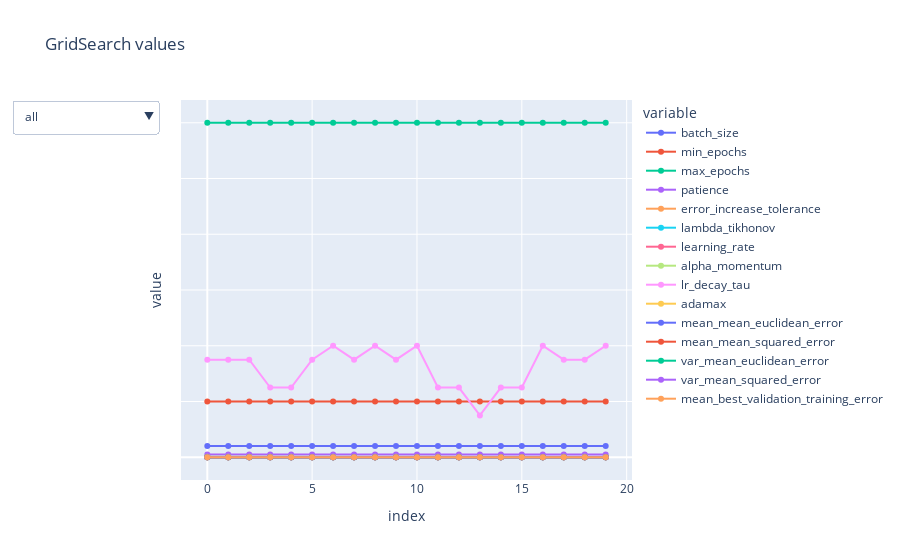

Notebook code cell kept with this figure:
### Code cell
plot_gs(gs_results_clean[numerical_col].iloc[:20], 'GridSearch values')

### Figure 1 — Plotly figure (JSON) as saved in the notebook; plotly's stock layout.template omitted (floating-point values rounded to 4 significant figures)
{"data": [{"legendgroup": "batch_size", "line": {"color": "#636efa", "dash": "solid"}, "marker": {"symbol": "circle"}, "mode": "markers+lines", "name": "batch_size", "orientation": "v", "showlegend": true, "type": "scatter", "x": [0, 1, 2, 3, 4, 5, 6, 7, 8, 9, 10, 11, 12, 13, 14, 15, 16, 17, 18, 19], "xaxis": "x", "y": [20, 20, 20, 20, 20, 20, 20, 20, 20, 20, 20, 20, 20, 20, 20, 20, 20, 20, 20, 20], "yaxis": "y"}, {"legendgroup": "min_epochs", "line": {"color": "#EF553B", "dash": "solid"}, "marker": {"symbol": "circle"}, "mode": "markers+lines", "name": "min_epochs", "orientation": "v", "showlegend": true, "type": "scatter", "x": [0, 1, 2, 3, 4, 5, 6, 7, 8, 9, 10, 11, 12, 13, 14, 15, 16, 17, 18, 19], "xaxis": "x", "y": [100, 100, 100, 100, 100, 100, 100, 100, 100, 100, 100, 100, 100, 100, 100, 100, 100, 100, 100, 100], "yaxis": "y"}, {"legendgroup": "max_epochs", "line": {"color": "#00cc96", "dash": "solid"}, "marker": {"symbol": "circle"}, "mode": "markers+lines", "name": "max_epochs", "orientation": "v", "showlegend": true, "type": "scatter", "x": [0, 1, 2, 3, 4, 5, 6, 7, 8, 9, 10, 11, 12, 13, 14, 15, 16, 17, 18, 19], "xaxis": "x", "y": [600, 600, 600, 600, 600, 600, 600, 600, 600, 600, 600, 600, 600, 600, 600, 600, 600, 600, 600, 600], "yaxis": "y"}, {"legendgroup": "patience", "line": {"color": "#ab63fa", "dash": "solid"}, "marker": {"symbol": "circle"}, "mode": "markers+lines", "name": "patience", "orientation": "v", "showlegend": true, "type": "scatter", "x": [0, 1, 2, 3, 4, 5, 6, 7, 8, 9, 10, 11, 12, 13, 14, 15, 16, 17, 18, 19], "xaxis": "x", "y": [5, 5, 5, 5, 5, 5, 5, 5, 5, 5, 5, 5, 5, 5, 5, 5, 5, 5, 5, 5], "yaxis": "y"}, {"legendgroup": "error_increase_tolerance", "line": {"color": "#FFA15A", "dash": "solid"}, "marker": {"symbol": "circle"}, "mode": "markers+lines", "name": "error_increase_tolerance", "orientation": "v", "showlegend": true, "type": "scatter", "x": [0, 1, 2, 3, 4, 5, 6, 7, 8, 9, 10, 11, 12, 13, 14, 15, 16, 17, 18, 19], "xaxis": "x", "y": [1e-05, 1e-05, 1e-05, 1e-05, 1e-05, 1e-05, 1e-05, 1e-05, 1e-05, 1e-05, 1e-05, 1e-05, 1e-05, 1e-05, 1e-05, 1e-05, 1e-05, 1e-05, 1e-05, 1e-05], "yaxis": "y"}, {"legendgroup": "lambda_tikhonov", "line": {"color": "#19d3f3", "dash": "solid"}, "marker": {"symbol": "circle"}, "mode": "markers+lines", "name": "lambda_tikhonov", "orientation": "v", "showlegend": true, "type": "scatter", "x": [0, 1, 2, 3, 4, 5, 6, 7, 8, 9, 10, 11, 12, 13, 14, 15, 16, 17, 18, 19], "xaxis": "x", "y": [1e-06, 1e-06, 1e-05, 1e-05, 1e-06, 1e-06, 1e-06, 1e-05, 1e-05, 1e-06, 1e-05, 1e-06, 1e-05, 1e-06, 1e-05, 1e-06, 1e-06, 1e-05, 1e-05, 1e-06], "yaxis": "y"}, {"legendgroup": "learning_rate", "line": {"color": "#FF6692", "dash": "solid"}, "marker": {"symbol": "circle"}, "mode": "markers+lines", "name": "learning_rate", "orientation": "v", "showlegend": true, "type": "scatter", "x": [0, 1, 2, 3, 4, 5, 6, 7, 8, 9, 10, 11, 12, 13, 14, 15, 16, 17, 18, 19], "xaxis": "x", "y": [0.1, 0.05, 0.1, 0.1, 0.1, 0.2, 0.05, 0.2, 0.05, 0.1, 0.2, 0.05, 0.05, 0.2, 0.2, 0.2, 0.2, 0.05, 0.05, 0.1], "yaxis": "y"}, {"legendgroup": "alpha_momentum", "line": {"color": "#B6E880", "dash": "solid"}, "marker": {"symbol": "circle"}, "mode": "markers+lines", "name": "alpha_momentum", "orientation": "v", "showlegend": true, "type": "scatter", "x": [0, 1, 2, 3, 4, 5, 6, 7, 8, 9, 10, 11, 12, 13, 14, 15, 16, 17, 18, 19], "xaxis": "x", "y": [0.9, 0.9, 0.9, 0.9, 0.9, 0.5, 0.9, 0.5, 0.9, 0.75, 0.5, 0.9, 0.9, 0.5, 0.5, 0.5, 0.5, 0.9, 0.9, 0.5], "yaxis": "y"}, {"legendgroup": "lr_decay_tau", "line": {"color": "#FF97FF", "dash": "solid"}, "marker": {"symbol": "circle"}, "mode": "markers+lines", "name": "lr_decay_tau", "orientation": "v", "showlegend": true, "type": "scatter", "x": [0, 1, 2, 3, 4, 5, 6, 7, 8, 9, 10, 11, 12, 13, 14, 15, 16, 17, 18, 19], "xaxis": "x", "y": [175, 175, 175, 125, 125, 175, 200, 175, 200, 175, 200, 125, 125, 75, 125, 125, 200, 175, 175, 200], "yaxis": "y"}, {"legendgroup": "adamax", "line": {"color": "#FECB52", "dash": "solid"}, "marker": {"symbol": "circle"}, "mode": "markers+lines", "name": "adamax", "orientation": "v", "showlegend": true, "type": "scatter", "x": [0, 1, 2, 3, 4, 5, 6, 7, 8, 9, 10, 11, 12, 13, 14, 15, 16, 17, 18, 19], "xaxis": "x", "y": [0, 0, 0, 0, 0, 0, 0, 0, 0, 0, 0, 0, 0, 0, 0, 0, 0, 0, 0, 0], "yaxis": "y"}, {"legendgroup": "mean_mean_euclidean_error", "line": {"color": "#636efa", "dash": "solid"}, "marker": {"symbol": "circle"}, "mode": "markers+lines", "name": "mean_mean_euclidean_error", "orientation": "v", "showlegend": true, "type": "scatter", "x": [0, 1, 2, 3, 4, 5, 6, 7, 8, 9, 10, 11, 12, 13, 14, 15, 16, 17, 18, 19], "xaxis": "x", "y": [0.1297, 0.13, 0.1321, 0.1324, 0.1329, 0.1331, 0.1334, 0.1341, 0.1379, 0.1396, 0.1399, 0.1404, 0.141, 0.1417, 0.1426, 0.1438, 0.1442, 0.1444, 0.1445, 0.1448], "yaxis": "y"}, {"legendgroup": "mean_mean_squared_error", "line": {"color": "#EF553B", "dash": "solid"}, "marker": {"symbol": "circle"}, "mode": "markers+lines", "name": "mean_mean_squared_error", "orientation": "v", "showlegend": true, "type": "scatter", "x": [0, 1, 2, 3, 4, 5, 6, 7, 8, 9, 10, 11, 12, 13, 14, 15, 16, 17, 18, 19], "xaxis": "x", "y": [0.02341, 0.02479, 0.02351, 0.02443, 0.02395, 0.02452, 0.02443, 0.02396, 0.02482, 0.02689, 0.02733, 0.02687, 0.02643, 0.02686, 0.02729, 0.02795, 0.02806, 0.02813, 0.02842, 0.02902], "yaxis": "y"}, {"legendgroup": "var_mean_euclidean_error", "line": {"color": "#00cc96", "dash": "solid"}, "marker": {"symbol": "circle"}, "mode": "markers+lines", "name": "var_mean_euclidean_error", "orientation": "v", "showlegend": true, "type": "scatter", "x": [0, 1, 2, 3, 4, 5, 6, 7, 8, 9, 10, 11, 12, 13, 14, 15, 16, 17, 18, 19], "xaxis": "x", "y": [7.637e-06, 0.0002304, 3.363e-05, 1.648e-05, 9.813e-06, 0.0001305, 5.123e-06, 4.686e-05, 0.0002173, 5.93e-05, 0.0002348, 9.333e-05, 1.929e-05, 0.000154, 0.0001625, 0.0002201, 0.0002088, 3.982e-05, 0.0003589, 1.846e-05], "yaxis": "y"}, {"legendgroup": "var_mean_squared_error", "line": {"color": "#ab63fa", "dash": "solid"}, "marker": {"symbol": "circle"}, "mode": "markers+lines", "name": "var_mean_squared_error", "orientation": "v", "showlegend": true, "type": "scatter", "x": [0, 1, 2, 3, 4, 5, 6, 7, 8, 9, 10, 11, 12, 13, 14, 15, 16, 17, 18, 19], "xaxis": "x", "y": [4.549e-07, 3.64e-05, 5.092e-06, 4.384e-06, 2.793e-06, 2.322e-05, 2.158e-06, 1.319e-05, 2.772e-05, 1.194e-05, 2.841e-05, 1.961e-05, 3.796e-06, 2.723e-05, 2.012e-05, 4.594e-05, 4.146e-05, 3.077e-06, 5.277e-05, 6.434e-06], "yaxis": "y"}, {"legendgroup": "mean_best_validation_training_error", "line": {"color": "#FFA15A", "dash": "solid"}, "marker": {"symbol": "circle"}, "mode": "markers+lines", "name": "mean_best_validation_training_error", "orientation": "v", "showlegend": true, "type": "scatter", "x": [0, 1, 2, 3, 4, 5, 6, 7, 8, 9, 10, 11, 12, 13, 14, 15, 16, 17, 18, 19], "xaxis": "x", "y": [0.01775, 0.01908, 0.01815, 0.01952, 0.0175, 0.01991, 0.01757, 0.01962, 0.01876, 0.02095, 0.02382, 0.02195, 0.02298, 0.02265, 0.0234, 0.02176, 0.02, 0.02372, 0.02351, 0.02494], "yaxis": "y"}], "layout": {"hovermode": "x unified", "legend": {"title": {"text": "variable"}, "tracegroupgap": 0}, "title": {"text": "GridSearch values"}, "updatemenus": [{"buttons": [{"args": ["visible", [true, true, true, true, true, true]], "label": "all", "method": "restyle"}, {"args": ["visible", [false, false, false, false, false, false, false, false, false, true, false, false, false, false, false]], "label": "adamax optimizer", "method": "restyle"}, {"args": ["visible", [false, false, false, false, false, false, true, true, true, false, false, false, false, false, false]], "label": "standard optimizer", "method": "restyle"}, {"args": ["visible", [true, true, true, true, true, true, false, false, false, false, false, false, false, false, false]], "label": "general", "method": "restyle"}, {"args": ["visible", [false, false, false, false, false, false, false, false, false, false, true, true, true, true, true]], "label": "metrics", "method": "restyle"}], "direction": "down", "type": "dropdown"}], "xaxis": {"anchor": "y", "domain": [0, 1], "title": {"text": "index"}}, "yaxis": {"anchor": "x", "domain": [0, 1], "showticklabels": false, "title": {"text": "value"}}}}
